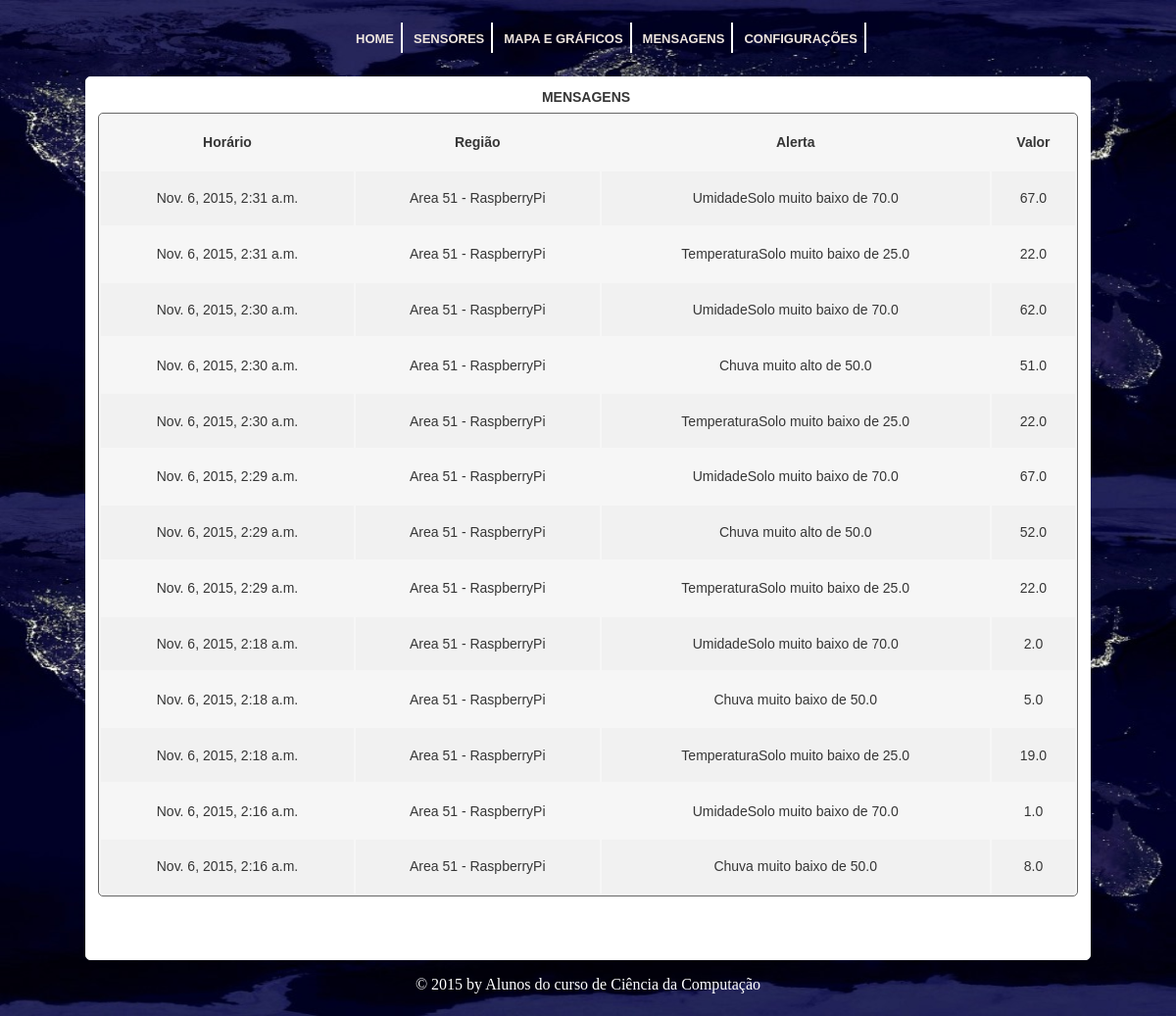
The app's page /tcc/mensagens with its own data.
### tcc/models.py (models this page shows, shortened)
class Alerta(models.Model):
    dado = models.ForeignKey(Dado)
    tipo = models.ForeignKey(Tipo)
    operador = models.CharField(max_length=1)
    valor = models.FloatField()
    horario = models.DateTimeField(auto_now=True)

class Dado(models.Model):
    sensor = models.ForeignKey(Sensor)
    tipo = models.ForeignKey(Tipo)
    horario = models.DateTimeField(auto_now=True)
    valor = models.FloatField()

class Sensor(models.Model):
    id = models.AutoField(primary_key=True)
    nome = models.CharField(max_length=32)
    desc = models.CharField(max_length=200)
    ultimaAtualizacao = models.DateTimeField()
    posicaoX = models.FloatField()
    posicaoY = models.FloatField()

class Tipo(models.Model):
    nome = models.CharField(primary_key=True, max_length=16)
    def __str__(self):
        return self.nome

### tcc/views.py (the view)
def mensagens(request):
    contexto = {}
    contexto['titulo'] = 'Mesagens'
    alertas = Alerta.objects.order_by('-id')
    contexto['alertas'] = alertas[:13]
    contexto['regioes'] = listarRegioes()
    return render(request, 'tcc/mensagens.html', contexto)

### tcc/views.py (called while the page is built)
def listarRegioes():
    listaRegioes = []
    regioes = Sensor.objects.all()
    for regiao in regioes:
        listaRegioes.append({'id': regiao.id, 'nome': regiao.nome})
    return listaRegioes

### tcc/templates/tcc/mensagens.html
{% include 'tcc/header.html' %}
<link rel="stylesheet" type="text/css" href="/static/tcc/css/mensagens.css"/>
<div id = "principal">
    <table>
        <caption> Mensagens </caption>
            <tr>
                <th scope="col">Horário</th>
                <th scope="col">Região</th>
                <th scope="col">Alerta</th>
                <th scope="col">Valor</th>
            </tr>
            {% for alerta in alertas %}
            <tr class="{% cycle 'odd' 'even'  %}">
                <td style="text-align: center;">{{ alerta.horario }}</td>
                <td style="text-align: center;">{{ alerta.dado.sensor.nome }}</td>
                <td style="text-align: center;">{{ alerta.tipo }} {% if alerta.operador == '>' %} muito alto {% else %} muito baixo  {% endif %} de {{ alerta.valor }}</td>
                <td style="text-align: center;">{{ alerta.dado.valor }}</td>
            </tr>
            {% endfor %}
    </table>
</div>
{% include 'tcc/footer.html' %}

### tcc/templates/tcc/header.html (shortened to what this page needs)
{% load staticfiles %}
<!DOCTYPE html>
<html>
	<head>
       <link rel="stylesheet" type="text/css" href="/static/tcc/css/estilo.css"/>
	  </head>
	<body>
        <div id="cssmenu" class="divMenu">
				<ul>
					<li><a href="/tcc">Home</a></li>
					<li><a href="/tcc/sensores">Sensores</a></li>
					<li><a href="/tcc/graficos">Mapa e Gráficos</a></li>
					<li><a href="/tcc/mensagens">Mensagens</a></li>
					<li><a href="/tcc/configuracoes">Configurações</a></li>
				</ul>
		</div>

### tcc/templates/tcc/footer.html
	</body>
	<footer>
		<p>© 2015 by Alunos do curso de Ciência da Computação </p>
	</footer>
</html>

### tcc/static/tcc/css/estilo.css (style rules this page uses)
body { margin:auto; background-image:url(../imagens/planeta_noite_ajustado.jpg); background-repeat:round; background-attachment:fixed; }
.divMenu ul li a { text-decoration:none; text-transform: uppercase; font: 13px Calibri, "Dejavu Sans", Tahoma; font-family: Verdana, Helvetica, Arial, sans-serif; color: #EEE5DE; font-weight: bold; }
.divMenu ul li { list-style-type:none; display:inline; border-right:2px solid #ffffff; padding:7px; }
.divMenu { margin-top:30px; margin-bottom:30px; text-align:center; }
footer p { height: 25px; border-radius: 5px; clear: both; color:rgb(255,255,255); text-align:center; }
#principal { width:1024px; margin-top:10px; margin:auto; border-radius: 5px; }

### tcc/static/tcc/css/mensagens.css (style rules this page uses)
#principal { width:1024px; height: 900px; margin-top:10px; background-color:rgb(255,255,255); border: 1px solid #F5F7F8; margin-right: 3px; border-radius: 5px; margin:auto; }
table { font: normal 14px verdana, arial, helvetica, sans-serif; color: #363636; background: #f6f6f6; margin-left: 12px; height: 800px; width: 1000px; margin-top: 6px; border: 1px solid #666666; border-radius: 5px; }
caption { text-align: center; font: bold 14px verdana, arial, helvetica, sans-serif; background: transparent; padding:6px 4px 8px 0px; text-transform: uppercase; }
tr.odd { background: #f1f1f1; }
tbody th, tbody td { padding:10px; }

### records on screen
Alerta: horario "Nov. 6, 2015, 2:31 a.m.", dado.sensor.nome "Area 51 - RaspberryPi", tipo "UmidadeSolo", operador "muito baixo", valor "70.0", dado.valor "67.0"
Alerta: horario "Nov. 6, 2015, 2:31 a.m.", dado.sensor.nome "Area 51 - RaspberryPi", tipo "TemperaturaSolo", operador "muito baixo", valor "25.0", dado.valor "22.0"
Alerta: horario "Nov. 6, 2015, 2:30 a.m.", dado.sensor.nome "Area 51 - RaspberryPi", tipo "UmidadeSolo", operador "muito baixo", valor "70.0", dado.valor "62.0"
Alerta: horario "Nov. 6, 2015, 2:30 a.m.", dado.sensor.nome "Area 51 - RaspberryPi", tipo "Chuva", operador "muito alto", valor "50.0", dado.valor "51.0"
Alerta: horario "Nov. 6, 2015, 2:30 a.m.", dado.sensor.nome "Area 51 - RaspberryPi", tipo "TemperaturaSolo", operador "muito baixo", valor "25.0", dado.valor "22.0"
Alerta: horario "Nov. 6, 2015, 2:29 a.m.", dado.sensor.nome "Area 51 - RaspberryPi", tipo "UmidadeSolo", operador "muito baixo", valor "70.0", dado.valor "67.0"
Alerta: horario "Nov. 6, 2015, 2:29 a.m.", dado.sensor.nome "Area 51 - RaspberryPi", tipo "Chuva", operador "muito alto", valor "50.0", dado.valor "52.0"
Alerta: horario "Nov. 6, 2015, 2:29 a.m.", dado.sensor.nome "Area 51 - RaspberryPi", tipo "TemperaturaSolo", operador "muito baixo", valor "25.0", dado.valor "22.0"
Alerta: horario "Nov. 6, 2015, 2:18 a.m.", dado.sensor.nome "Area 51 - RaspberryPi", tipo "UmidadeSolo", operador "muito baixo", valor "70.0", dado.valor "2.0"
Alerta: horario "Nov. 6, 2015, 2:18 a.m.", dado.sensor.nome "Area 51 - RaspberryPi", tipo "Chuva", operador "muito baixo", valor "50.0", dado.valor "5.0"
Alerta: horario "Nov. 6, 2015, 2:18 a.m.", dado.sensor.nome "Area 51 - RaspberryPi", tipo "TemperaturaSolo", operador "muito baixo", valor "25.0", dado.valor "19.0"
Alerta: horario "Nov. 6, 2015, 2:16 a.m.", dado.sensor.nome "Area 51 - RaspberryPi", tipo "UmidadeSolo", operador "muito baixo", valor "70.0", dado.valor "1.0"
Alerta: horario "Nov. 6, 2015, 2:16 a.m.", dado.sensor.nome "Area 51 - RaspberryPi", tipo "Chuva", operador "muito baixo", valor "50.0", dado.valor "8.0"
